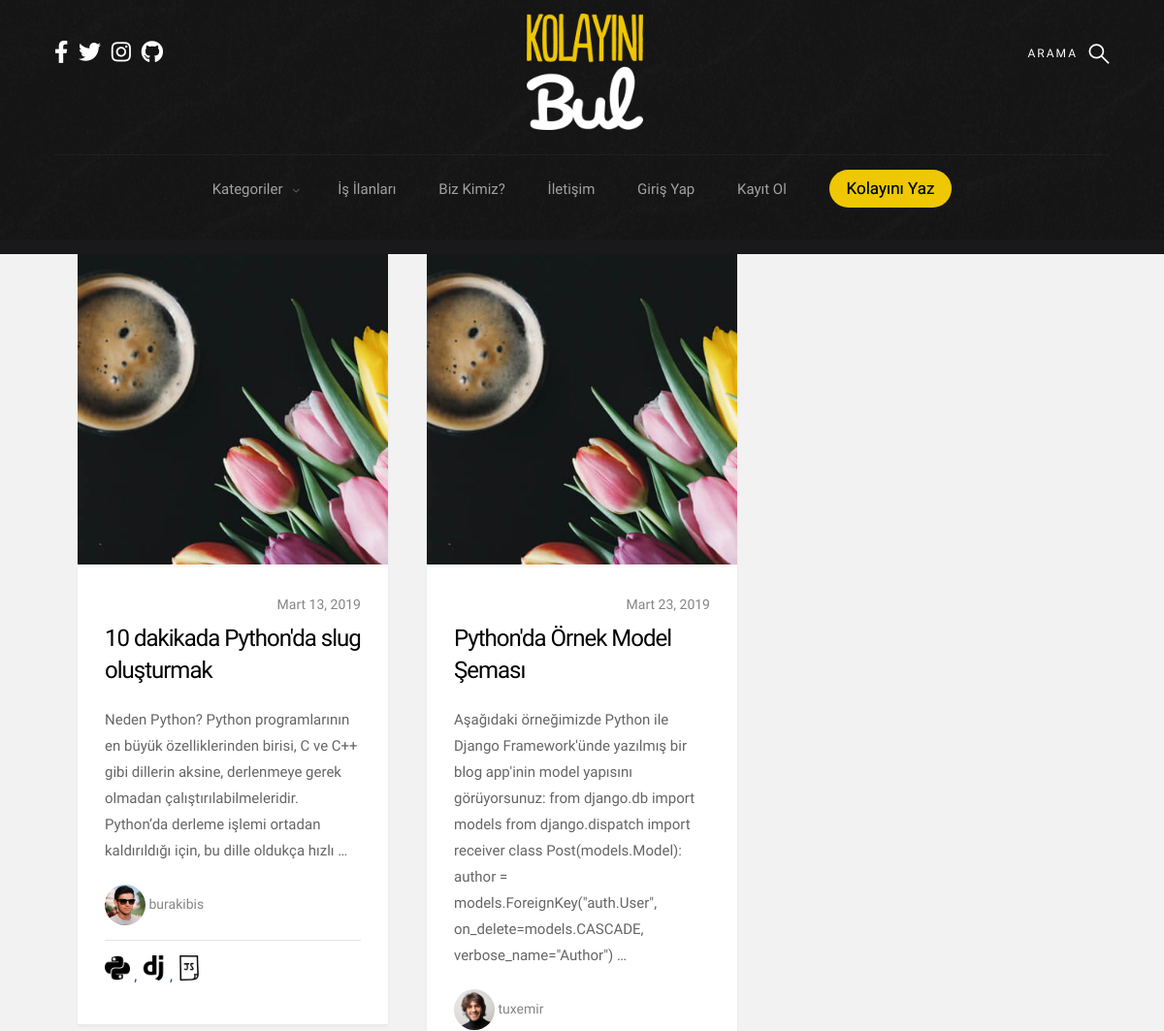
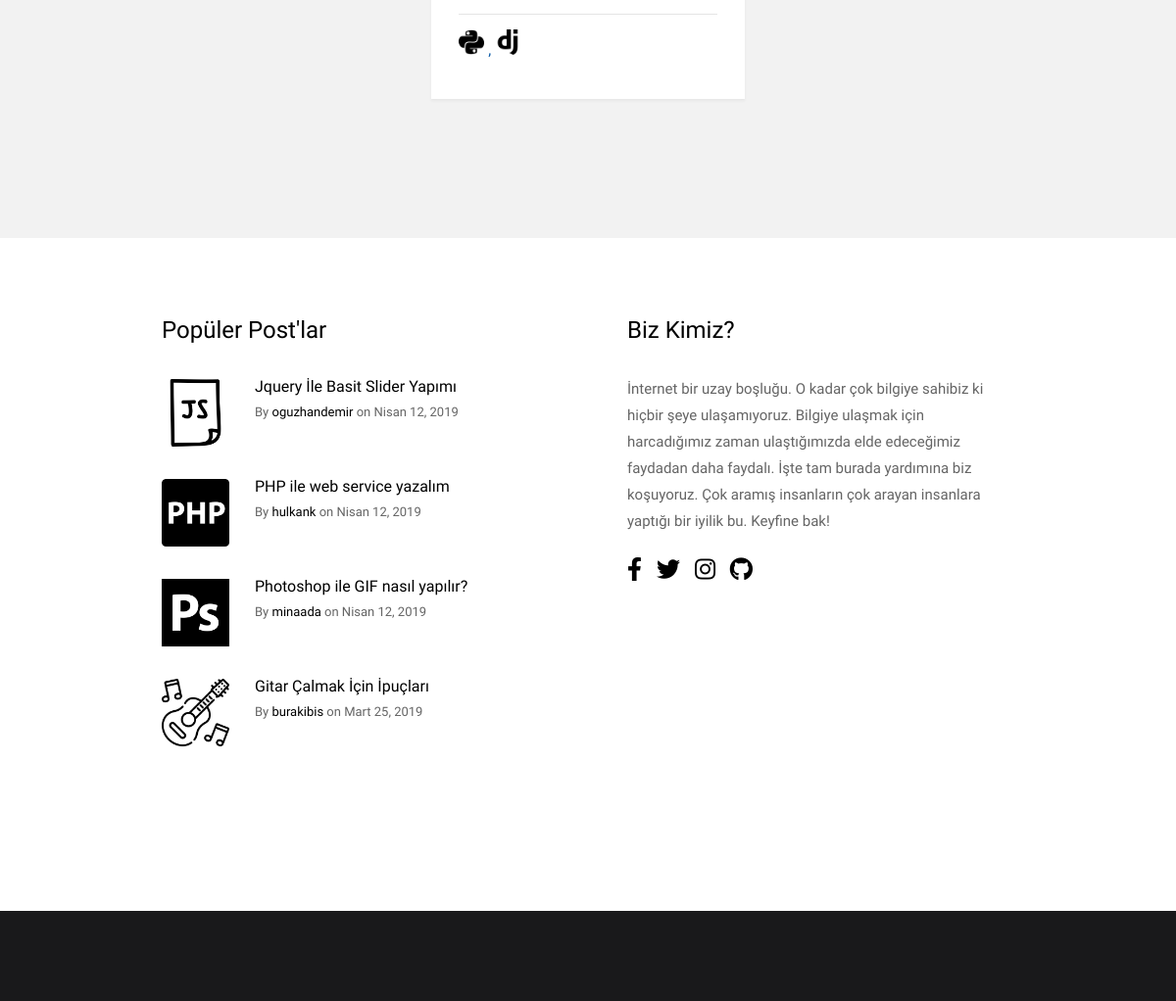
Before: /categories/subcategories/python (upper part) with the older database file (2 pictures, top to bottom).
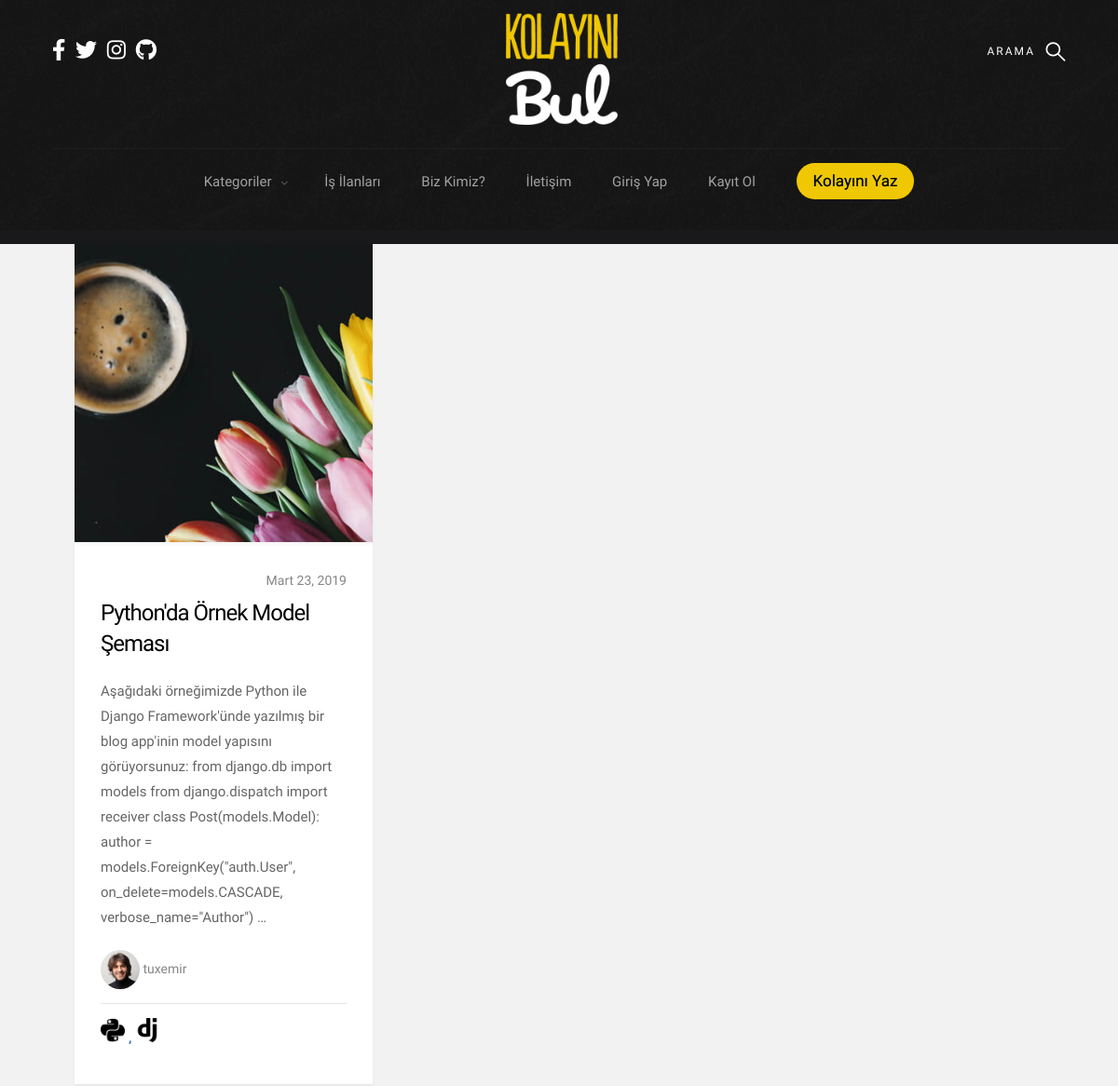
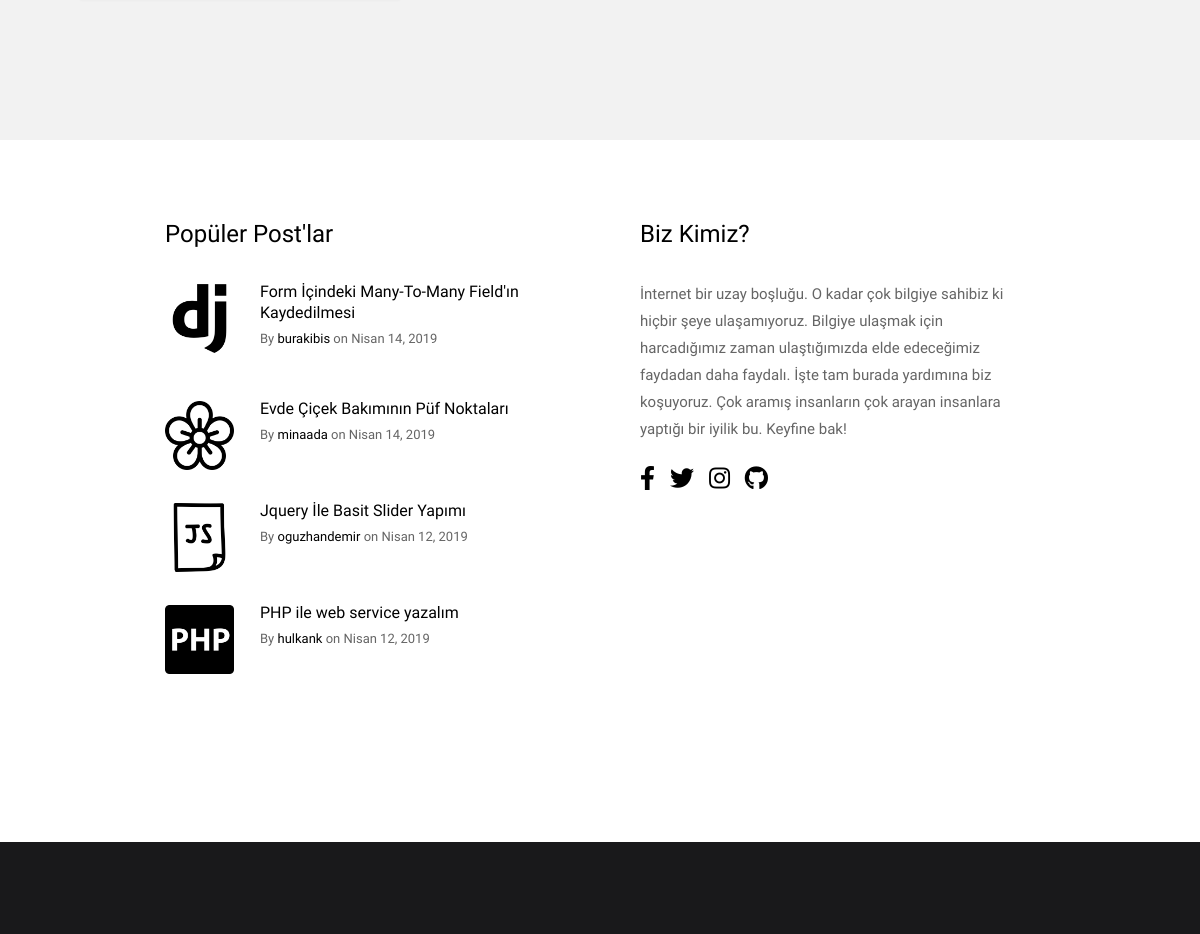
After: the same page with the newer database file (2 pictures, top to bottom).
### blog/models.py (models this page shows, shortened)
class Post(models.Model):
    author = models.ForeignKey("auth.User", on_delete=models.CASCADE, verbose_name="Yazar")
    category = models.ForeignKey("Category", on_delete=models.CASCADE, verbose_name="Kategori Adı")
    sub_category = models.ForeignKey("SubCategory", on_delete=models.CASCADE, verbose_name="Alt Kategori Adı",
                                     related_name="sub_category")
    title = models.CharField(max_length=50, verbose_name="Post Başlığı")
    slug = models.SlugField(max_length=55, blank=True, null=True)
    description = RichTextField(max_length=100000, null=False, verbose_name="Açıklama")
    image = models.ImageField(upload_to='story_images/', null=True, blank=True,
                              default='')
    created_date = models.DateTimeField(auto_now_add=True, verbose_name="Created Date")
    updated_date = models.DateTimeField(blank=True, null=True, verbose_name="Updated Date")
    verified_date = models.DateTimeField(auto_now_add=True, verbose_name="Verified Date")
    sources = models.CharField(max_length=250, verbose_name="Kaynak", blank=True, null=True)
    STATUS_DRAFT = 1
    STATUS_PUBLISHED = 2
    STATUS_ARCHIVED = 3
    STATUS_DEACTIVATED = 4
    STATUS_WAITING_APPROVAL = 5
    STATUSES = (
        (STATUS_DRAFT, 'Taslak'),
        (STATUS_PUBLISHED, 'Yayında'),
        (STATUS_ARCHIVED, 'Arşivlendi'),
        (STATUS_DEACTIVATED, 'Kaldırıldı'),
        (STATUS_WAITING_APPROVAL, "Onay Bekliyor")
    )
    active_post = models.SmallIntegerField(choices=STATUSES, default=5)
    LOCATION_BIG = 1
    LOCATION_SMALL1 = 2
    LOCATION_SMALL2 = 3
    LOCATION_OTHER = 4
    LOCATION = (
        (LOCATION_BIG, 'Big Box'),
        (LOCATION_SMALL1, 'First Small Box'),
        (LOCATION_SMALL2, 'Second Small Box'),
        (LOCATION_OTHER, 'Other'),
    )
    page_header_content = models.SmallIntegerField(choices=LOCATION, default=4)
    tag = models.ManyToManyField(SubCategory, default=sub_category)

class SubCategory(models.Model):
    category_name = models.ForeignKey(Category, on_delete=models.CASCADE, null=True, related_name='subcategories')
    sub_category_name = models.CharField(max_length=50, verbose_name="Sub-Category Name")
    slug = models.SlugField(max_length=55, blank=True, null=True)
    sub_category_image = models.FileField(upload_to='sub_category_images/', null=True, blank=True)
    def __str__(self):
        return "{sub_category_name}".format(sub_category_name=self.sub_category_name)

### user/models.py (models this page shows, shortened)
class Profile(models.Model):
    user = models.OneToOneField(User, on_delete=models.CASCADE)
    slug = models.SlugField(max_length=55, blank=True, null=True)
    first_name = models.CharField(_('first name'), max_length=30, null=True, blank=True)
    last_name = models.CharField(_('last name'), max_length=30, null=True, blank=True)
    bio = models.TextField(max_length=500, blank=True)
    school = models.CharField(max_length=30, blank=True)
    education = models.CharField(max_length=30, blank=True)
    city = models.CharField(max_length=30, blank=True)
    birth_date = models.DateField(null=True, blank=True)
    avatar = models.ImageField(upload_to='avatars/', default='avatars/defaultuser.jpg')
    job = models.CharField(max_length=30, blank=True)
    skills = models.ManyToManyField(SubCategory)
    post = models.ManyToManyField(Post, blank=True)
    followers = models.ManyToManyField(User, blank=True, verbose_name="Followers", related_name="Followers")
    following = models.ManyToManyField(User, blank=True, verbose_name="Following", related_name="Following")
    github_profile = models.URLField(verbose_name="Github Profile", null=True, blank=True)
    twitter_profile = models.URLField(verbose_name="Twitter Profile", null=True, blank=True)
    stack_overflow_profile = models.URLField(verbose_name="Stack Overflow Profile", null=True, blank=True)
    facebook_profile = models.URLField(verbose_name="Facebook Profile", null=True, blank=True)
    instagram_profile = models.URLField(verbose_name="Instagram Profile", null=True, blank=True)
    linkedin_profile = models.URLField(verbose_name="Linkedin Profile", null=True, blank=True)
    skype_profile = models.URLField(verbose_name="Skype Profile", null=True, blank=True)
    spotify_profile = models.URLField(verbose_name="Spotify Profile", null=True, blank=True)

### blog/views.py (the view)
# urls.py: path('subcategories/<slug:slug>', views.sub_categories, name="subcategories"),
def sub_categories(request, slug):
    subcategory_list = Post.objects.filter(active_post="2").filter(sub_category__slug=slug)
    context = {
        "subcategory_list": subcategory_list,
    }
    return render(request, "category_pages/subcategories_detail.html", context)

### base_pages/views.py (called while the page is built)
def categories(request):
    categories = Category.objects.all()
    context = {
        "categories": categories,
    }
    return context

def footerpost(request):
    footer_post = Post.objects.filter(active_post="2").order_by('-created_date')
    context = {
        "footer_post": footer_post,
    }
    return context

def big_box(request):
    try:
        big_box = Post.objects.get(page_header_content=1)
    except Post.DoesNotExist:
        big_box = None
    context = {
        "big_box": big_box,
    }
    return context

def second_box(request):
    try:
        second_box = Post.objects.get(page_header_content=2)
    except Post.DoesNotExist:
        second_box = None
    context = {
        "second_box": second_box,
    }
    return context

def third_box(request):
    try:
        third_box = Post.objects.get(page_header_content=3)
    except Post.DoesNotExist:
        third_box = None
    context = {
        "third_box": third_box,
    }
    return context

### blog/templatetags/my_filters.py (called while the page is built)
@register.filter()
def upfirstletter(value):
    first = value[0] if len(value) > 0 else ''
    remaining = value[1:] if len(value) > 1 else ''
    return first.upper() + remaining

### templates/category_pages/subcategories_detail.html (shortened to what this page needs)
{% extends "base/layout.html" %}
{% load static %}
{% block body %}
    <section class="s-content">
        <div class="row masonry-wrap">
            <div class="masonry">
                {% if subcategory_list %}
                    {% for post in subcategory_list %}
                        <article class="masonry__brick entry format-standard" data-aos="fade-up">
                            <div class="entry__thumb">
                                <a href="{% url 'posts:detail' slug=post.slug %}" class="entry__thumb-link">
                                    <img src="images/thumbs/masonry/tulips-400.jpg"
                                         srcset="images/thumbs/masonry/tulips-400.jpg 1x, images/thumbs/masonry/tulips-800.jpg 2x"
                                         alt="">
                                </a>
                            </div>
                            <div class="entry__text">
                                <div class="entry__header">
                                    <div class="entry__date" style="text-align: right">
                                        <a href="{% url 'posts:detail' slug=post.slug %}">{{ post.created_date|date:"F d, Y" }}</a>
                                    </div>
                                    <h1 class="entry__title"><a
                                            href="{% url 'posts:detail' slug=post.slug %}">{{ post.title }}</a>
                                    </h1>
                                </div>
                                <div class="entry__excerpt">
                                    <p>
                                        {{ post.description|striptags|truncatewords:28|safe }}
                                    </p>
                                </div>
                                <div class="entry__content">
                                    <a href="{% url 'index' %}" class="entry__profile-pic">
                                        <img class="avatar" src="{{ post.author.profile.avatar.url }}" alt="">
                                    </a>
                                    <div class="entry__date">
                                        <a href="{% url 'user:profile' slug=post.author %}">&nbsp{{ post.author }}</a>
                                    </div>
                                    <hr>
                                    <div class="entry__meta">
                            <span class="entry__meta-links">
                                {% for tag in post.tag.all|slice:":3" %}
                                    <a href="{% url 'categories:categories' slug=tag.slug %}">
                                   <img src="{{ tag.sub_category_image.url }}" alt="" title="{{ tag }}"
                                         style="width: 10%">
                                </a>
                                {% endfor %}
                            </span>
                                    </div>
                                </div>
                            </div>
                        </article>
                    {% endfor %}
                {% else %}
                    </div>
                    <h3 class="text-center">Bu kategoride herhangi bir post bulunmuyor..
                        <a href="{% url 'posts:add_post' %}">Hemen oluşturun :)</a>
                    </h3>
                {% endif %}
        </div>
    </section>
{% endblock body %}

### templates/base/components/s-extra-footer-top.html
{% load static %}
{% load my_filters %}
<section class="s-extra">
    <div class="row top">
        <div class="col-eight md-six tab-full popular">
            <h3>Popüler Post'lar</h3>
            <div class="block-1-2 block-m-full popular__posts">
                {% for post in footer_post|slice:":6" %}
                    <article class="col-block popular__post">
                        <a href="#0" class="popular__thumb">
                            <img src="{{ post.sub_category.sub_category_image.url }}" alt="">
                        </a>
                        <h5><a href="{% url 'posts:detail' slug=post.slug %}">{{ post.title|safe|upfirstletter }}</a></h5>
                        <section class="popular__meta">
                            <span class="popular__author"><span>By</span> <a href="{% url 'user:profile' slug=post.author %}">{{ post.author }}</a></span>
                            <span class="popular__date"><span>on</span> <time
                                    datetime="2017-12-19">{{ post.created_date|date:"F d, Y" }}</time></span>
                        </section>
                    </article>
                {% endfor %}
            </div>
        </div>
        <div class="col-four md-six tab-full about">
            <h3>Biz Kimiz?</h3>
            <p>
                İnternet bir uzay boşluğu. O kadar çok bilgiye sahibiz ki hiçbir şeye ulaşamıyoruz. Bilgiye ulaşmak için
                harcadığımız zaman ulaştığımızda elde edeceğimiz faydadan daha faydalı. İşte tam burada
                yardımına biz koşuyoruz. Çok aramış insanların çok arayan insanlara yaptığı bir iyilik bu. Keyfine bak!
            </p>
            <ul class="about__social">
                <li>
                    <a href="https://www.facebook.com/kolayinibul/" target="_blank"><i class="fab fa-facebook-f"></i></a>
                </li>
                <li>
                    <a href="https://twitter.com/kolayinibul" target="_blank"><i class="fab fa-twitter"></i></a>
                </li>
                <li>
                    <a href="https://www.instagram.com/kolayinibul" target="_blank"><i class="fab fa-instagram"></i></a>
                </li>
                <li>
                    <a href="https://github.com/mindlabcore" target="_blank"><i class="fab fa-github"></i></a>
                </li>
            </ul>
        </div>
    </div>
</section>

Changed rows visible on the page:
removed Post: created_date "Mart 13, 2019", title "10 dakikada Python'da slug oluşturmak", description "Neden Python? Python programlarının en büyük özelliklerinden birisi, C ve C++ gibi dillerin aksine, derlenmeye gerek olmadan çalıştırılabilmeleridir. Python’da derleme işlemi ortadan kaldırıldığı için, bu dille oldukça hızlı …", author.profile.avatar (picture), author "burakibis", SubCategory (sub_category_image (picture)), SubCategory (sub_category_image (picture))
no longer on this page (row unchanged): SubCategory: sub_category_image (picture), shown under "Mart 13, 2019"
no longer on this page (row edited): Post: sub_category.sub_category_image (picture), title|upfirstletter "Photoshop ile GIF nasıl yapılır?", author "minaada", created_date "Nisan 12, 2019", shown under "Popüler Post'lar"
no longer on this page (row unchanged): Post: sub_category.sub_category_image (picture), title|upfirstletter "Gitar Çalmak İçin İpuçları", author "burakibis", created_date "Mart 25, 2019", shown under "Popüler Post'lar"
added Post: sub_category.sub_category_image (picture), title|upfirstletter "Form İçindeki Many-To-Many Field'ın Kaydedilmesi", author "burakibis", created_date "Nisan 14, 2019", shown under "Popüler Post'lar"
added Post: sub_category.sub_category_image (picture), title|upfirstletter "Evde Çiçek Bakımının Püf Noktaları", author "minaada", created_date "Nisan 14, 2019", shown under "Popüler Post'lar"
